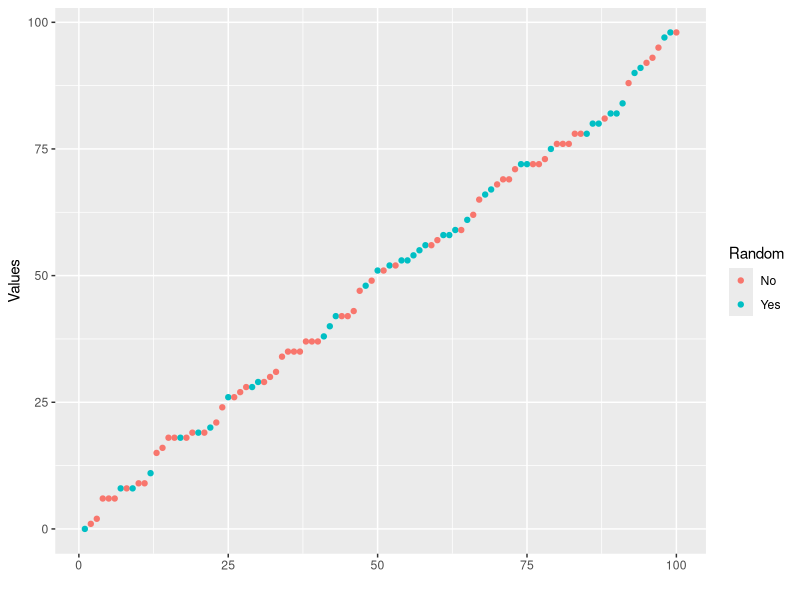
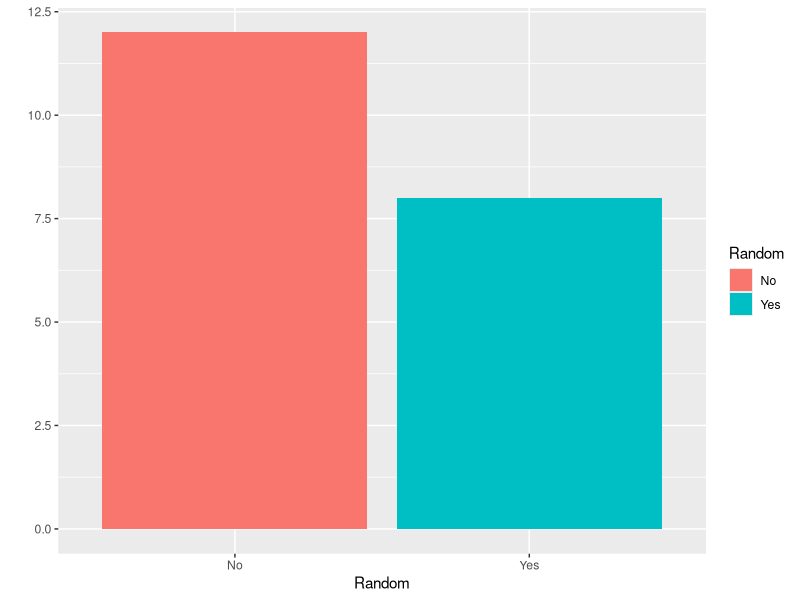
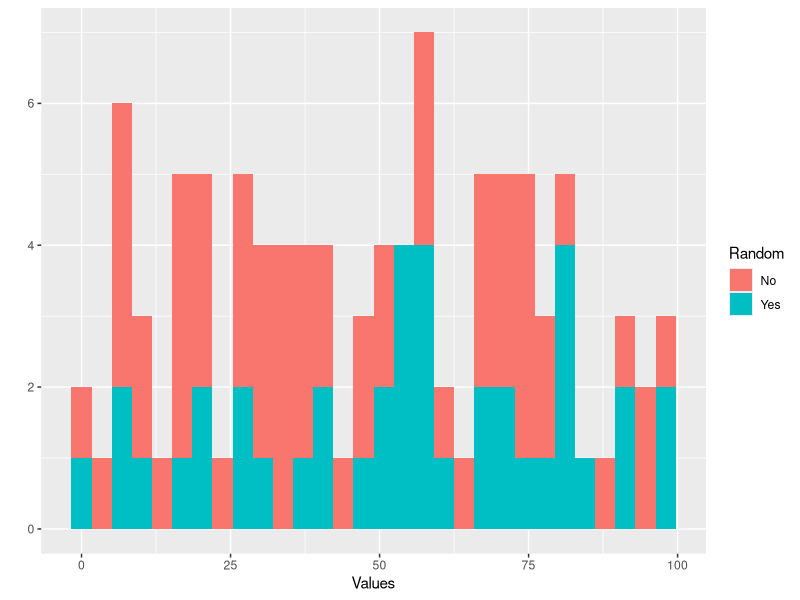
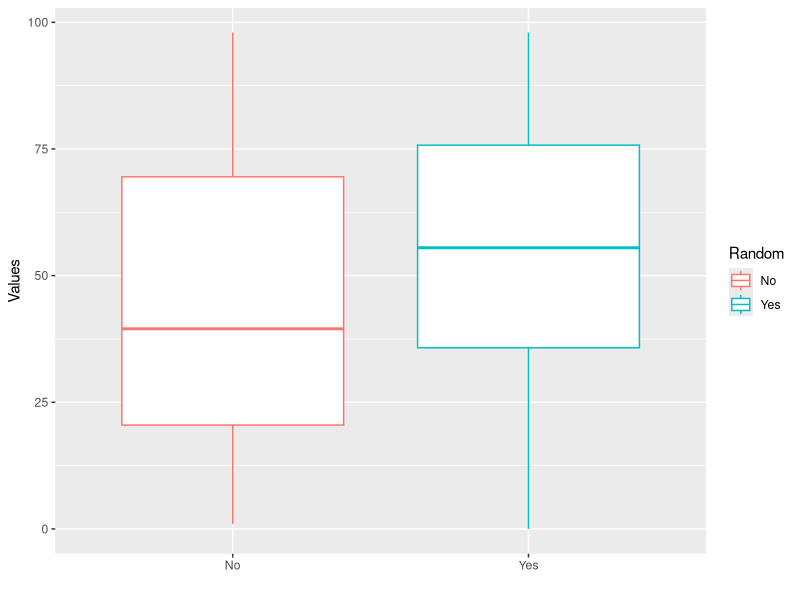
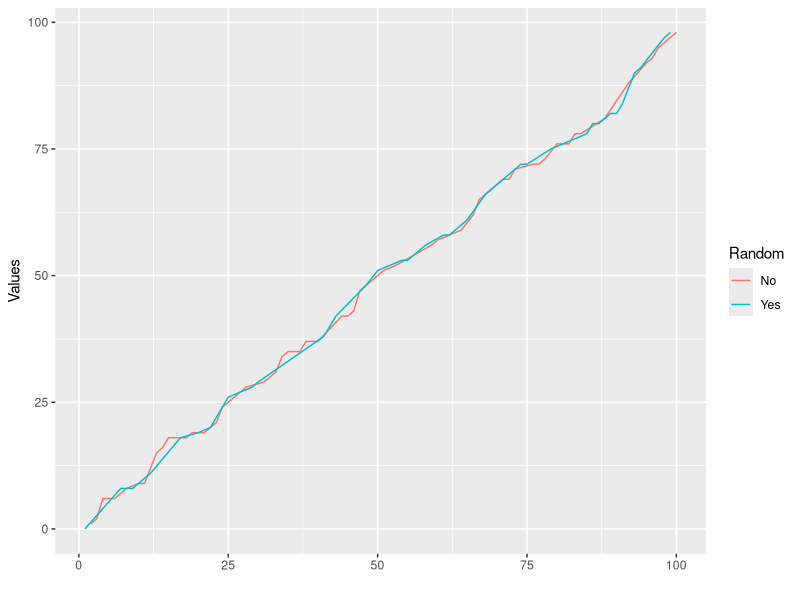
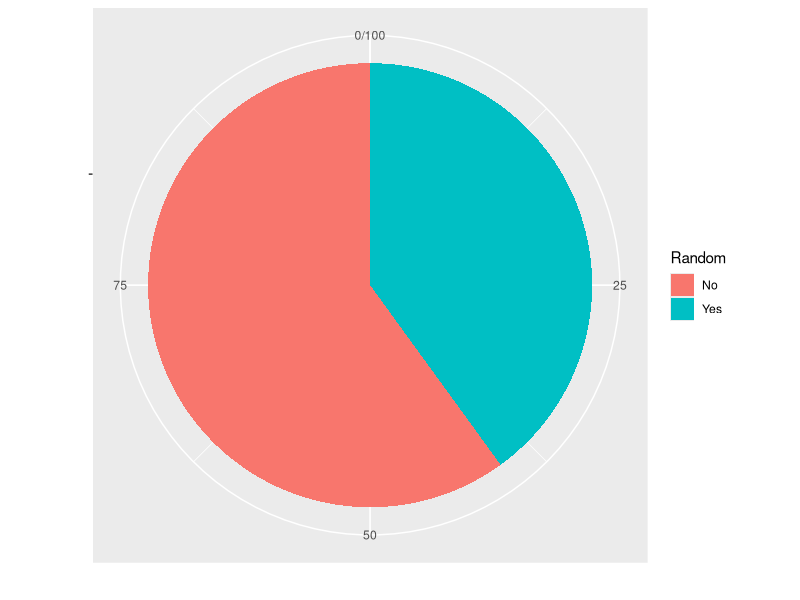

Here is the R script that generated these plots, in order:
## Creating plotting data
# Using base and/or tidyverse functions
library(tidyverse)
set.seed(65536)
scatter_data = arrange(data.frame(Values = round(runif(100)*100), 
                                  Random = rep(c('Yes', 'No', 'No', 'Yes', 'No'), 4)), 
                       Values)
bar_data = data.frame(Random = rep(c('Yes', 'No', 'No', 'Yes', 'No'), 4))
histo_data = scatter_data
box_data = scatter_data
line_data = scatter_data
pie_data = data.frame(Random = c('Yes', 'No'), Values = c(40, 60))

## Plotting data
# Using base and/or tidyverse functions
library(tidyverse)
# scatter_plot
ggplot(scatter_data) + 
  geom_point(aes(x=seq_along(Values), y=Values, colour=Random)) + 
  labs(x='')

# bar_plot
ggplot(bar_data) + 
  geom_bar(aes(x=Random, fill=Random)) + 
  labs(y='')

# histogram
ggplot(histo_data) +
  geom_histogram(aes(x=Values, fill=Random)) +
  labs(y='')

# box_plot
ggplot(box_data) + 
  geom_boxplot(aes(x=Random, y=Values, colour=Random)) + 
  labs(x='')

# line_plot
ggplot(line_data) + 
  geom_line(aes(x=seq_along(Values), y=Values, colour=Random)) + 
  labs(x='')

# pie_chart # but remember: pie charts are bad!
ggplot(pie_data) + 
  geom_bar(aes(x='', y=Values, fill=Random), stat='identity', width=1) + 
  coord_polar('y') +
  labs(x='', y='')
